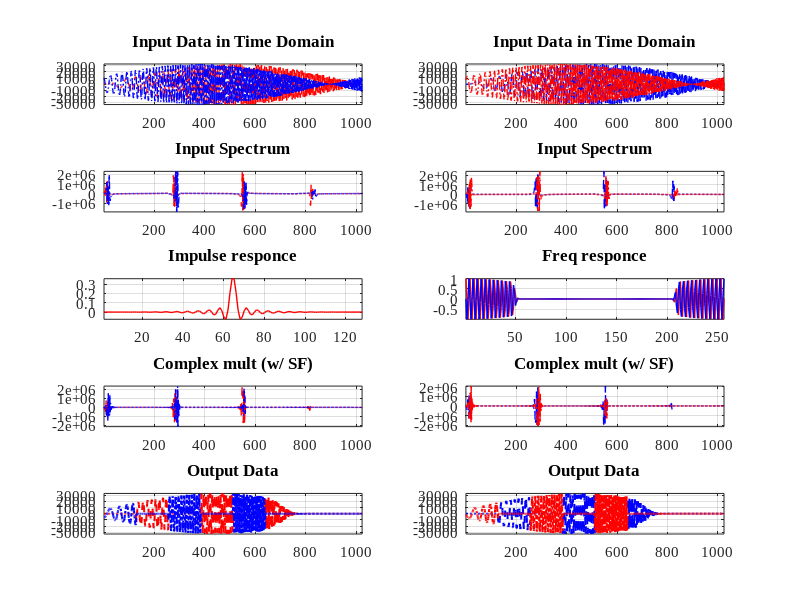
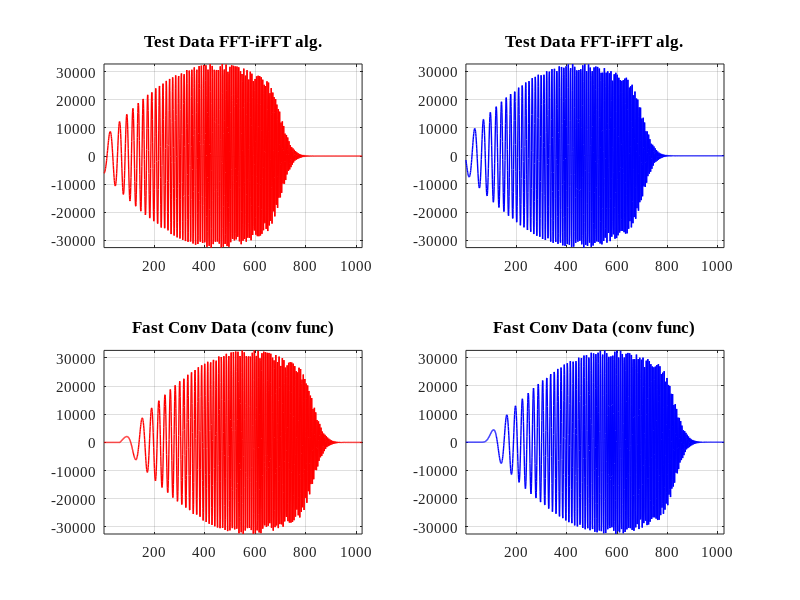

Source code (MATLAB) for these figures, in order:
%% ------------------------------------------------------------------------
%
% Title       : test_fast_conv.m
% Author      : Alexander Kapitanov	
% E-mail      : sallador@bk.ru 
% Version     : 1.0	 
%
% -------------------------------------------------------------------------
%
% Description :  
%  
%  Math model for calculate Fast Convolution by using FFT algorithm
%  Calculate linear convolution via circular convolution.
%
%  The linear convolution of an N-point vector, x, and an L-point vector, y, 
%  has length N + L - 1.
%
% -------------------------------------------------------------------------
%
% Version     : 1.0 
% Date        : 2017.05.14 
%
%% ------------------------------------------------------------------------
%
%	GNU GENERAL PUBLIC LICENSE
% Version 3, 29 June 2007
%
%	Copyright (c) 2018 Kapitanov Alexander
%
% This program is free software: you can redistribute it and/or modify
% it under the terms of the GNU General Public License as published by
% the Free Software Foundation, either version 3 of the License, or
% (at your option) any later version.
%
% You should have received a copy of the GNU General Public License
% along with this program.  If not, see <http://www.gnu.org/licenses/>.
%
% THERE IS NO WARRANTY FOR THE PROGRAM, TO THE EXTENT PERMITTED BY
% APPLICABLE LAW. EXCEPT WHEN OTHERWISE STATED IN WRITING THE COPYRIGHT 
% HOLDERS AND/OR OTHER PARTIES PROVIDE THE PROGRAM "AS IS" WITHOUT WARRANTY 
% OF ANY KIND, EITHER EXPRESSED OR IMPLIED, INCLUDING, BUT NOT LIMITED TO, 
% THE IMPLIED WARRANTIES OF MERCHANTABILITY AND FITNESS FOR A PARTICULAR 
% PURPOSE.  THE ENTIRE RISK AS TO THE QUALITY AND PERFORMANCE OF THE PROGRAM 
% IS WITH YOU.  SHOULD THE PROGRAM PROVE DEFECTIVE, YOU ASSUME THE COST OF 
%  ALL NECESSARY SERVICING, REPAIR OR CORRECTION. 
%
%% ------------------------------------------------------------------------   

% Preparing to work
close all;
clear all;

set(0, 'DefaultAxesFontSize', 11, 'DefaultAxesFontName', 'Times New Roman');
set(0, 'DefaultTextFontSize', 11, 'DefaultTextFontName', 'Times New Roman'); 

%% ------------------------------------------------------------------------
%  ---------------- CHANGE INPUT SIGNAL AND FFT PARAMETERS ----------------
%  ------------------------------------------------------------------------

% Number of FFT length: (Filter length = NFFT / 2)
NFFT    = 2^8;          % Number of FFT points
MT      = 8;            % M multiplier for total length of data vector

% Signal parameters:
Asig    = 2^15-1;       % Signal magnitude
Fsig    = 0.3722;       % Signal frequency
B       = 0.125;        % Base for chirp signal

SNR     = -10;          % AWGN

% Filter parameters (FIR) and beta for Kaiser windowing:
Fcut    = 190;          % First freq (passband)
Fs      = 1000;         % Sampling freq
BETA    = 7;            % Add window: Beta (Kaiser)

%% ------------------------------------------------------------------------
%  ---------------- 0: CREATE INPUT DATA FOR CPP/RTL ----------------------
%  ------------------------------------------------------------------------
NT      = MT/2;           % N multiplier (don't change)
NSIG    = NFFT * MT;      % Total signal length
SEED    = 1;

for i = 0:NSIG-1
  
  % Chirp:
  Dre(i+1,1) = round(Asig * cos((Fsig*i + B*i*i/2) * 1*pi/NFFT) * sin(2*i * pi / NSIG));
  Dim(i+1,1) = round(Asig * sin((Fsig*i + B*i*i/2) * 1*pi/NFFT) * sin(2*i * pi / NSIG));

  % Harmonic w/ modulation:
  % Dre(i+1,1) = Asig * cos(Fsig * i* 2*pi/NFFT) * sin(2*i * pi / NSIG);
  % Dim(i+1,1) = Asig * sin(Fsig * i* 2*pi/NFFT) * sin(2*i * pi / NSIG);

  % Harmonic
  % Dre(i+1,1) = Asig * cos(Fsig * i* 2*pi/NFFT);
  % Dim(i+1,1) = Asig * sin(Fsig * i* 2*pi/NFFT);
 
end

DatRe = awgn(Dre, SNR, 0, SEED);     
DatIm = awgn(Dim, SNR, 0, SEED);     

DSVRe = round(DatRe);
DSVIm = round(DatIm);

%% ------------------------------------------------------------------------
%  ---------------- 1:  INPUT DATA (TEST MATH SIGNAL) ---------------------
%  ------------------------------------------------------------------------
fid = fopen ("di_re.dat", "w");
for i = 1:NFFT*MT
    fprintf(fid, "%d \n", DSVRe(i));
end
fclose(fid);
%
fid = fopen ("di_im.dat", "w");
for i = 1:NFFT*MT
    fprintf(fid, "%d \n", DSVIm(i));
end
fclose(fid);

Din(:,1) = DSVRe;
Din(:,2) = DSVIm;
Dcm(:,1) = Din(:,1) + j*Din(:,2);

% Create two parts of input signal: normal data and shifted on NFFT/2
for i = 1:NFFT*NT
  Din1(i,1) = Din(i,1);
  Din1(i,2) = Din(i,2);
  Din2(i,1) = Din(i+NFFT/2,1);
  Din2(i,2) = Din(i+NFFT/2,2);
end

Dcm1(:,1) = Din1(:,1) + j*Din1(:,2);
Dcm2(:,1) = Din2(:,1) + j*Din2(:,2);

%% ------------------------------------------------------------------------
%  ---------------- 2:  SUPPORT FUNCTION FOR FC-FILTER --------------------
%  ------------------------------------------------------------------------

N           = NFFT/2; % Number of taps for FIR filter = NFFT/2

WIND        = kaiser(N, BETA);
f           = [Fcut]/(Fs/2);
Hc          = fir1(N-1, f, 'low', WIND);
%Hc2        = [Hc zeros(1,N)];

DFc(:,1)    = conv(Din(1:NT*NFFT,1), Hc);
DFc(:,2)    = conv(Din(1:NT*NFFT,2), Hc);

SF          = fft(Hc, NFFT);
SxFFT(:,1)  = real(SF);
SxFFT(:,2)  = imag(SF);
SFCm        = SF';

SXFFT(:,1) = round (2^14 * SxFFT(:,1));
SXFFT(:,2) = round (2^14 * SxFFT(:,2));

fid = fopen ("sf_x64.dat", "w");
for i = 1:NFFT/2
    fprintf(fid, "%d %d %d %d\n",  SXFFT(i+NFFT/2,2), SXFFT(i+NFFT/2,1), SXFFT(i,2), SXFFT(i,1));
end
fclose(fid);

%% ------------------------------------------------------------------------
%  ---------------- 3:  CREATE TWO PARTS OF SPECTRUM ----------------------
%  ------------------------------------------------------------------------
for j = 1:NT
  Dfft1(:,j) = fft(Dcm1((j-1)*NFFT+1 : NFFT*j, 1), NFFT);
  Dfft2(:,j) = fft(Dcm2((j-1)*NFFT+1 : NFFT*j, 1), NFFT);
end

Dfft_l1 = reshape(Dfft1, NT*NFFT, 1);
Dfft_l2 = reshape(Dfft2, NT*NFFT, 1);

DatFFT1(:,1) = real(Dfft_l1);
DatFFT1(:,2) = imag(Dfft_l1);
DatFFT2(:,1) = real(Dfft_l2);
DatFFT2(:,2) = imag(Dfft_l2);

%% ------------------------------------------------------------------------
%  ---------------- 4:  CALCULATE FC FILTER (FFT-IFFT) --------------------
%  ------------------------------------------------------------------------

for j = 1:NT
  DCM1(:,j) = Dfft1(:,j) .* SFCm;
  DCM2(:,j) = Dfft2(:,j) .* SFCm;
end

DCm_l1 = reshape(DCM1, NT*NFFT, 1);
DCm_l2 = reshape(DCM2, NT*NFFT, 1);    

DatCM1(:,1) = real(DCm_l1);
DatCM1(:,2) = imag(DCm_l1);
DatCM2(:,1) = real(DCm_l2);
DatCM2(:,2) = imag(DCm_l2);  

for j = 1:NT
  Difft1(:,j) = ifft(DCm_l1((j-1)*NFFT+1 : NFFT*j, 1), NFFT);
  Difft2(:,j) = ifft(DCm_l2((j-1)*NFFT+1 : NFFT*j, 1), NFFT);
end

Difft_l1 = reshape(Difft1, NT*NFFT, 1);
Difft_l2 = reshape(Difft2, NT*NFFT, 1);

DatIFFT1(:,1) = real(Difft_l1);
DatIFFT1(:,2) = imag(Difft_l1);
DatIFFT2(:,1) = real(Difft_l2);
DatIFFT2(:,2) = imag(Difft_l2);

%% ------------------------------------------------------------------------
% ---------------- 5:  CALCULATE Output parts of data ------------------------ % 
%% ------------------------------------------------------------------------

for i = 1:NFFT
  for j = 1:NT
    if (i <= NFFT/2)
      Dout1(i+(j-1)*NFFT,1) = 0;
      Dout1(i+(j-1)*NFFT,2) = 0;
    else
      Dout1(i+(j-1)*NFFT,1) = DatIFFT2(i-NFFT/2 + (j-1)*NFFT,1);
      Dout1(i+(j-1)*NFFT,2) = DatIFFT2(i-NFFT/2 + (j-1)*NFFT,2);  
    end
  end
end

for i = 1:NFFT
  for j = 1:NT
    if (i <= NFFT/2)
      Dout2(i+(j-1)*NFFT,1) = DatIFFT1(i + (j-1)*NFFT,1);
      Dout2(i+(j-1)*NFFT,2) = DatIFFT1(i + (j-1)*NFFT,2);
    else
      Dout2(i+(j-1)*NFFT,1) = 0;
      Dout2(i+(j-1)*NFFT,2) = 0;  
    end
  end
end

%% ------------------------------------------------------------------------
% ---------------- 6:  PLOT: INPUT, SF SPEC, FFT/IFFT, OUTPUT ---------------- % 
%% ------------------------------------------------------------------------

figure(1) % Plot loaded data in Time Domain
for i = 1:2
  subplot(5,2,i)
  plot(Din1(1:NT*NFFT,i), '--', 'LineWidth', 1, 'Color',[2-i 0  i-1])
  grid on
  hold on
  plot(Din2(1:NT*NFFT,i), '-.', 'LineWidth', 1, 'Color',[i-1 0  2-i])
  axis tight      
  title(['Input Data in Time Domain'])   
end

figure(1) % Plot FFT data in Frequency Domain
for i = 1:2
  subplot(5,2,i+2)
  plot(DatFFT1(1:NT*NFFT,i), '--', 'LineWidth', 1, 'Color',[2-i 0  i-1])
  grid on
  hold on 
  plot(DatFFT2(1:NT*NFFT,i), '-.', 'LineWidth', 1, 'Color',[i-1 0  2-i])
  axis tight       
  title(['Input Spectrum'])    
end

figure(1) % Plot FFT data in Frequency Domain
  subplot(5,2,5)
  plot(Hc, '-', 'LineWidth', 1, 'Color',[1 0  0])
  grid on
  axis tight       
  title(['Impulse responce'])    

figure(1) % Plot FFT data in Frequency Domain
for i = 1:2
  subplot(5,2,6)
  plot(SxFFT(1:NFFT,i), '-', 'LineWidth', 1, 'Color',[2-i 0  i-1])
  hold on
  grid on
  axis tight       
  title(['Freq responce'])    
end

figure(1) % Plot loaded data in Time Domain
for i = 1:2
  subplot(5,2,i+6)
  plot(DatCM1(1:NT*NFFT,i), '--', 'LineWidth', 1, 'Color',[2-i 0  i-1])
  grid on
  hold on
  plot(DatCM2(1:NT*NFFT,i), '-.', 'LineWidth', 1, 'Color',[i-1 0  2-i])
  axis tight      
  title(['Complex mult (w/ SF)'])   
end  

figure(1) % Plot loaded data in Time Domain
for i = 1:2
  subplot(5,2,i+8)
  plot(Dout1(1:NT*NFFT,i), '--', 'LineWidth', 1.5, 'Color',[2-i 0  i-1])
  grid on
  hold on
  plot(Dout2(1:NT*NFFT,i), '-.', 'LineWidth', 1.5, 'Color',[i-1 0  2-i])
  axis tight      
  title(['Output Data'])   
end

for i = 1:NFFT
  for j = 1:NT 
    if (i <= NFFT/2)
      Dout(i+(j-1)*NFFT, 1) = DatIFFT1(i+(j-1)*NFFT, 1);
      Dout(i+(j-1)*NFFT, 2) = DatIFFT1(i+(j-1)*NFFT, 2);
    else
      Dout(i+(j-1)*NFFT, 1) = DatIFFT2(i+(j-1)*NFFT - NFFT/2, 1);
      Dout(i+(j-1)*NFFT, 2) = DatIFFT2(i+(j-1)*NFFT - NFFT/2, 2);
    end
  end
end

figure(2)
for i = 1:2
  subplot(2,2,i)
  plot(Dout(1:NT*NFFT,i), '-', 'LineWidth', 1, 'Color',[2-i 0  i-1])
  grid on
  axis tight      
  title(['Test Data FFT-iFFT alg.'])   
end

figure(2)
for i = 1:2
  subplot(2,2,i+2)
  plot(DFc(1:NT*NFFT,i), '-', 'LineWidth', 1, 'Color',[2-i 0  i-1])
  grid on
  axis tight      
  title(['Fast Conv Data (conv func)'])   
end